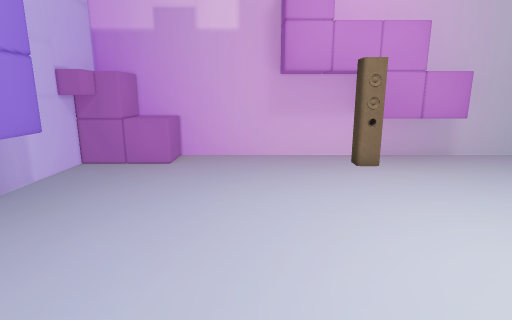
View 1 (above)

12 first-person views from a walk through a Unity game level. The camera is 1.2 m above the floor, tilts 12° down and sees 80° across. The floor is counted in squares, 0.5 m on a side. Each view is taken from the middle of a square. On the plan, view 1 faces up. The plan holds only what a view shows up to about 19 squares ahead; the rest is blank. The player is left out.

View 2
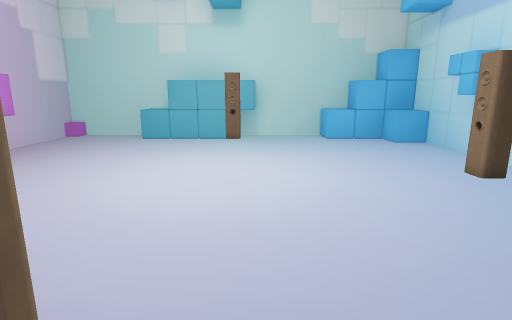

View 3
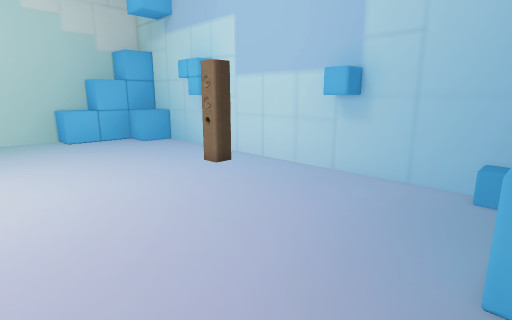

View 4
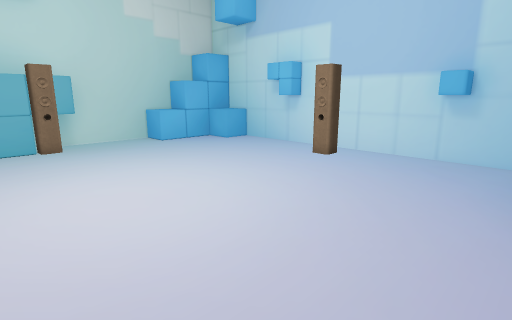

View 5
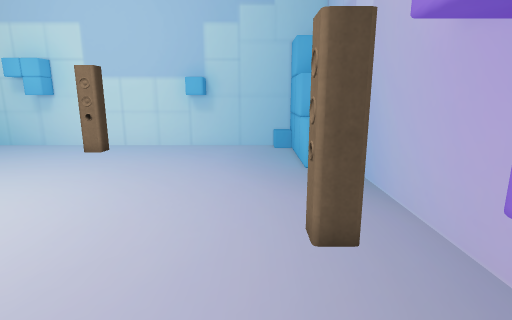

View 6
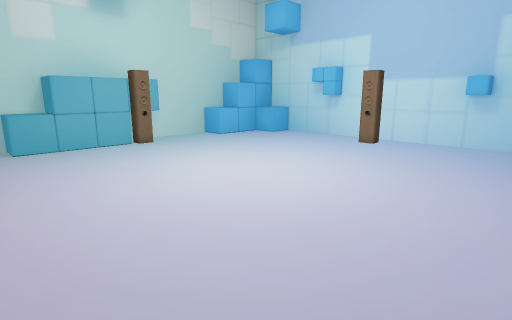

View 7
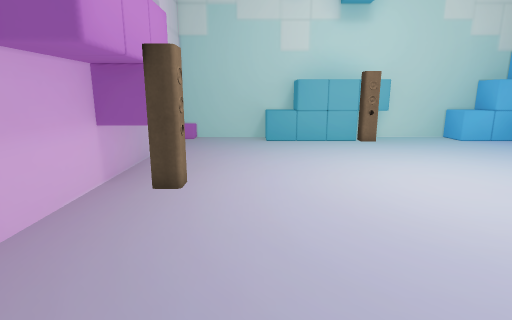

View 8
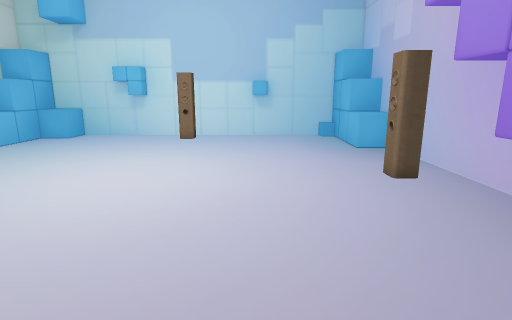

View 9
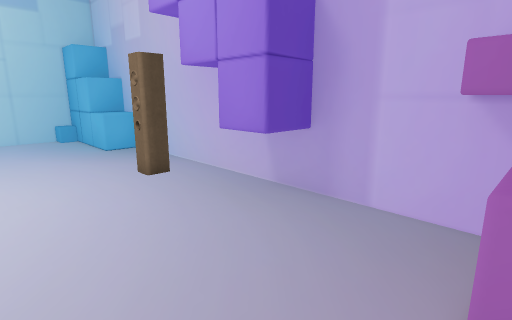

View 10
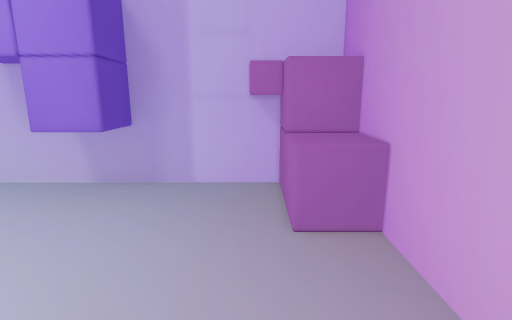

View 11
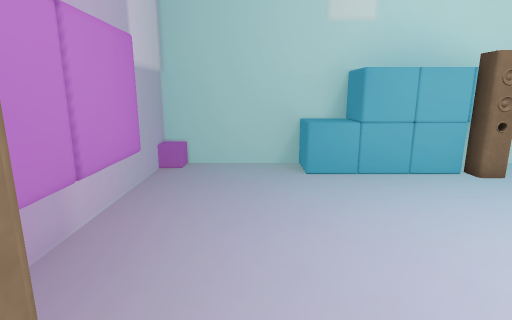

View 12
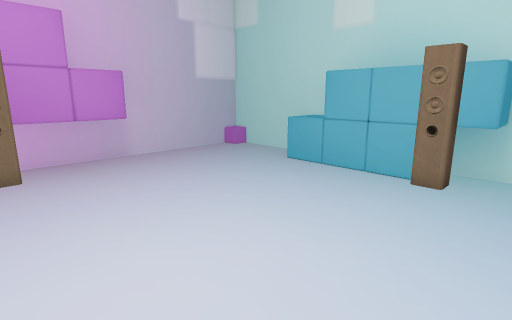

### Floor plan
Key: @ floor where view 1 was taken; # wall or solid block; . floor; ^ raised ledge; O other object.
Columns run from 6 left of view 1 to 14 right of it. Each row starts with its distance up from view 1.
 12  #^^#####   #########
 11 ##^^...#######......#
 10 ##.......OO.........#
  9 #...................#
  8 #.................. #
  7 ##................^^^
  6 ##................^^#
  5  #................###
  4 ##................##
  3 ##O...............##
  2 #OO..............OO##
  1 #.................###
  0 #.....@.............#
 -1 #...................#
 -2 #...................#
 -3 ^^................^^#
 -4 ^^................^^^
 -5 ##........O.......###
 -6 ##.......OO......^###
 -7  #O..##......##. ^^
 -8  ################^#

Positions as (right, up) in squares from view 1, and headings:
1: (0, 0), facing up
2: (-5, 1), facing right
3: (-5, 1), facing down-right
4: (-3, 5), facing down-right
5: (-3, 7), facing down
6: (-3, 9), facing down-right
7: (-4, 8), facing right
8: (0, 11), facing down
9: (0, 11), facing down-left
10: (2, 10), facing left
11: (3, 9), facing right
12: (3, 0), facing up-right
